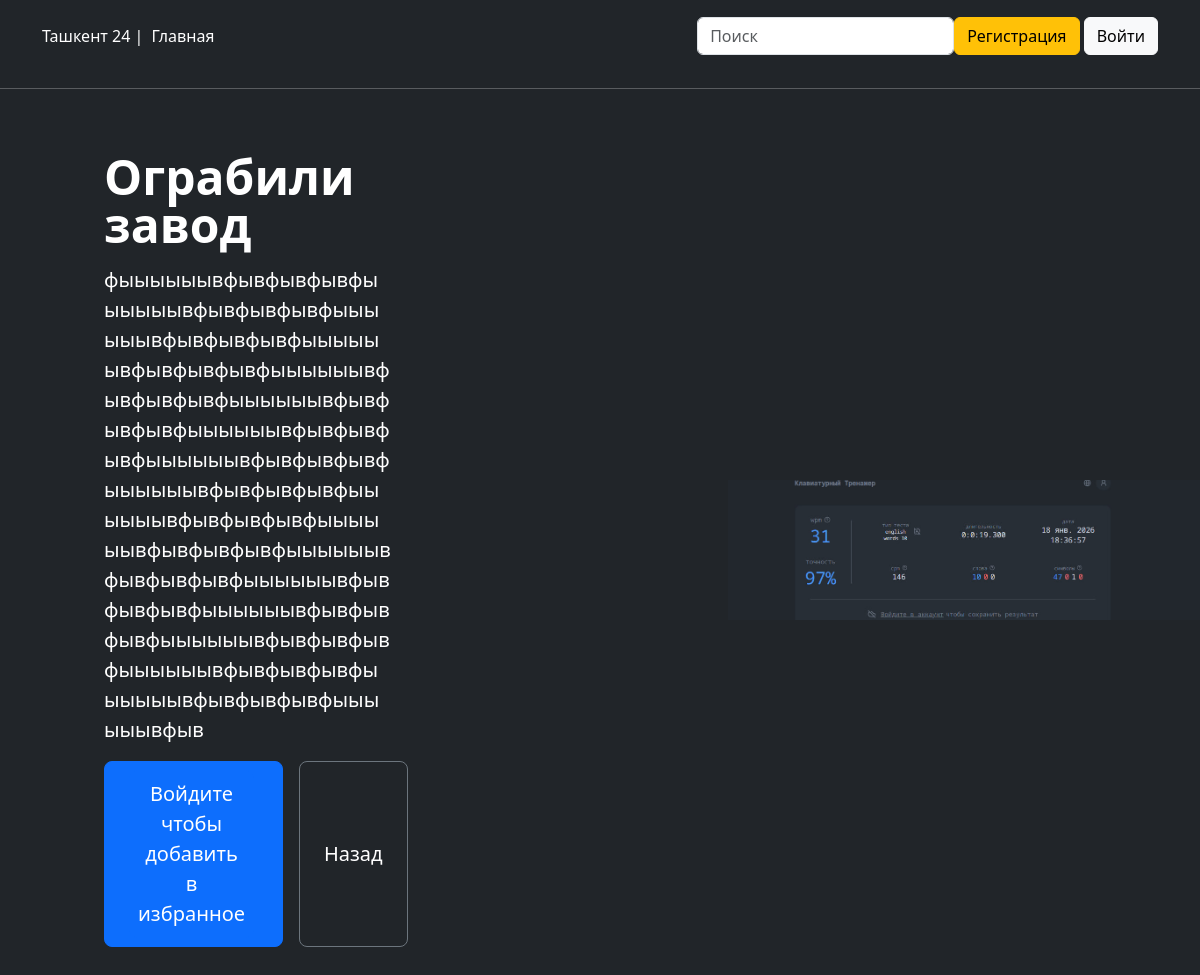
The page /theme2/5 on the database its author committed.
### main/models.py (models this page shows)
class Theme(models.Model):
    name_theme = models.CharField(max_length=32, verbose_name='Название статьи')
    theme_dec = models.TextField(max_length=256, verbose_name="Описание статьи")
    theme_photo = models.ImageField(upload_to='media', verbose_name="Фото статьи")
    theme_category = models.ForeignKey(Category, on_delete=models.CASCADE, verbose_name="Категория")
    date_created = models.DateTimeField(auto_now_add=True)
    class Meta:
        verbose_name = 'Статья'
        verbose_name_plural = 'Статьи'
    def __str__(self):
        return self.name_theme

### main/views.py (the view)
# urls.py: path('theme2/<int:pk>', views.theme2),
def theme2(request, pk):
    theme3 = Theme.objects.get(id=pk)
    return render(request, 'theme.html', {'theme3': theme3})

### main/templates/theme.html (shortened to what this page needs)
<!DOCTYPE html>
<html lang="ru">
<head>
    <link rel="stylesheet" href="https://cdn.jsdelivr.net/npm/bootstrap@5.3.8/dist/css/bootstrap.min.css">
</head>
</head>
<body class="bg bg-dark text-white">
<header class="p-3 text-bg-dark sticky-top">
    <div class="container">
        <div class="d-flex flex-wrap align-items-center justify-content-center justify-content-lg-start">
            <a href="/" class="d-flex align-items-center mb-2 mb-lg-0 text-white text-decoration-none">
                <span>Ташкент 24 |</span>
            </a>
            <ul class="nav col-12 col-lg-auto me-lg-auto mb-2 justify-content-center mb-md-0">
                <li><a href="/" class="nav-link px-2 text-white">Главная</a></li>
            </ul>
            <form action="{% url 'search' %}" method="post">
                <input name="search_product"  required type="search" class=" form-control form-control- text-dark "
                       placeholder="Поиск" aria-label="Search">
            </form>
            {% if user.is_authenticated %}
            <div class="text-end">
                <a href="/cart" class="btn btn-primary me-2">Избранное</a>
                <a href="/logout" class="btn btn-danger">Выйти</a>
            </div>
            {% else %}
            <div class="text-end">
                <a href="/register" class="btn btn-warning" role="button">Регистрация</a>
                <a href="/accounts/login" class="btn btn-light" role="button">Войти</a>
            </div>
            {% endif %}
        </div>
    </div>
</header>
<hr>
<div class="row flex-lg-row-reverse align-items-center g-5 py-5">
    <div class="col-10 col-sm-8 col-lg-5">
        <img src="{{ theme3.theme_photo.url }}" class="d-block mx-lg-auto img-fluid" alt="" width="500" height="500"
             loading="lazy">
    </div>
    <div class="col-lg-6">
        <div class="col-lg-6"><h1 class="display-5 fw-bold  lh-1 mb-3">{{ theme3 }}</h1>
            <p class="lead text-break">
    {{ theme3.theme_dec }}
</p>
            <div class="d-grid gap-2 d-md-flex justify-content-md-start">
                {% if user.is_authenticated %}
                <form action="/add-favorite/{{ theme3.id }}/" method="post">
                    {% csrf_token %}
                    <button class="btn btn-primary btn-lg px-4 me-md-2">
                        Добавить в избранное
                    </button>
                </form>
                {% else %}
                <button class="btn btn-primary btn-lg px-4 me-md-2">
                    <a href="/accounts/login" class="btn btn-primary btn-lg px-2 me-md-1" role="button">Войдите чтобы добавить в избранное</a>
                </button>
                {% endif %}
                <button type="button" onclick="history.back()" class="btn btn-outline-secondary text-white btn-lg px-4">
                    Назад
                </button>
            </div>
        </div>
    </div>
</div>
</body>
</html>

### rows shown on the page
Theme: theme_photo (picture), name_theme "Ограбили завод", theme_dec "фыыыыыывфывфывфывфыыыыыывфывфывфывфыыыыыывфывфывфывфыыыыыывфывфывфывфыыыыыывфывфывфывфыыыыыывфывфывфывфыыыыыывфывфывфывфыыыыыывфывфывфывфыыыыыывфывфывфывфыыыыыывфывфывфывфыыыыыывфывфывфывфыыыыыывфывфывфывфыыыыыывфывфывфывфыыыыыывфывфывфывфыыыыыывфывфывфывфыыыыыывфывфывфывфыыыыыывфывфывфывфыыыыыывфыв"
